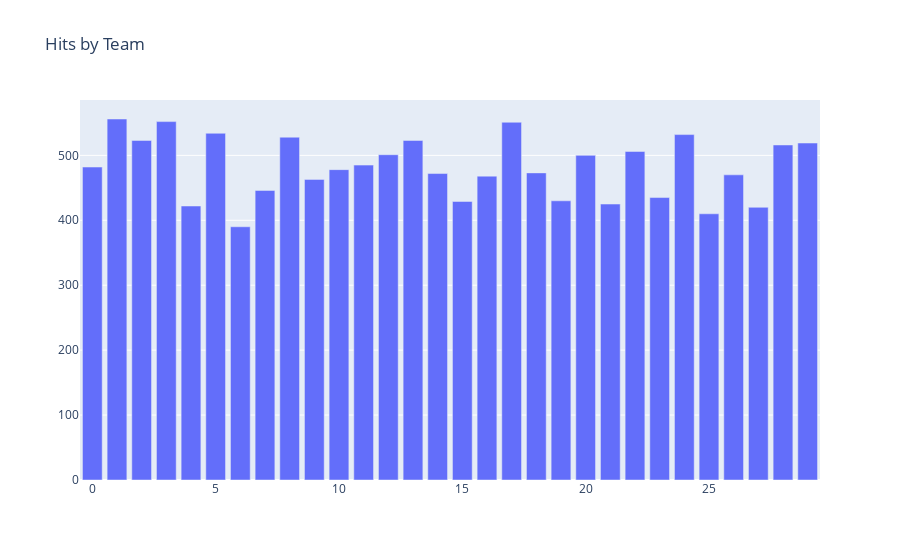

Notebook cell for this chart:
### Code cell
import dash
import dash_core_components as dcc
import dash_html_components as html
import plotly.graph_objects as go

hits_list=team_stats_db['H'].to_list()
team_list=team_stats_db['Tm'].to_list()

fig = go.Figure(
    data=[go.Bar(y=hits_list)],
    layout_title_text="Hits by Team"
)

fig.show()

# app = dash.Dash(__name__)

# app.layout = html.Div([
#     dcc.Graph(id="graph", figure=fig),
# ])

# app.run_server(debug=True)

### Figure 1 — Plotly figure (JSON) as saved in the notebook; plotly's stock layout.template omitted (floating-point values rounded to 4 significant figures)
{"data": [{"type": "bar", "y": ["482", "556", "523", "552", "422", "534", "390", "446", "528", "463", "478", "485", "501", "523", "472", "429", "468", "551", "473", "430", "500", "425", "506", "435", "532", "410", "470", "420", "516", "519"]}], "layout": {"title": {"text": "Hits by Team"}}}
